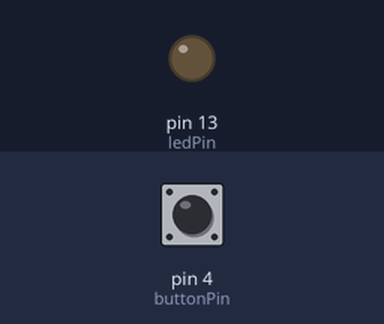
Bench run of a sketch on a simulated Arduino Uno, built with avr-gcc and run on an emulated ATmega328P. Shown: output pins drawn as LEDs (lit = HIGH). Inputs (shaded band) come from the test bench; at power-on: pin 4 (buttonPin) LOW.

Above: at 1.2 s.
1.3 s: pin 4 (buttonPin) pulled HIGH for 0.15 s
At 1.37 s:
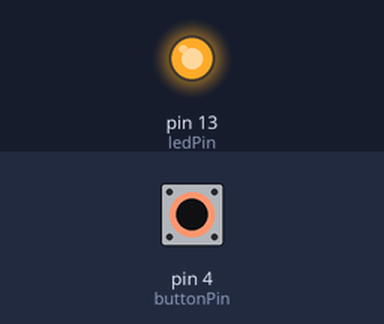
2.9 s: pin 4 (buttonPin) pulled HIGH for 3.2 s
At 7.2 s:
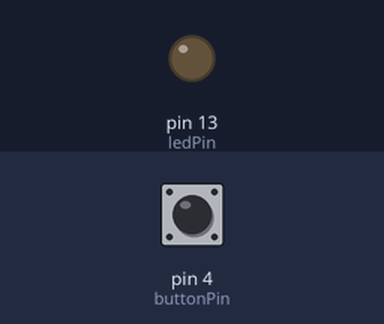
Timing chart, 0 to 8.7 s (numbered marks = the images above; inputs shaded):
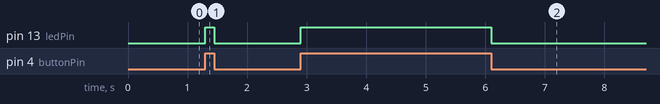

Measured:
- after the input at 1.3 s, pin 13 (ledPin): LOW → HIGH at once, → LOW 0.15 s later
- after the input at 2.9 s, pin 13 (ledPin): LOW → HIGH at once, → LOW 3.2 s later

The sketch:

18_button_read.ino
```cpp
const int buttonPin = 4;
const int ledPin =  13;

int buttonState = LOW;

void setup() {
  pinMode(ledPin, OUTPUT);
  pinMode(buttonPin, INPUT);
}

void loop() {
  buttonState = digitalRead(buttonPin);

  if (buttonState == HIGH) {
	digitalWrite(ledPin, HIGH);
  } else {
	digitalWrite(ledPin, LOW);
  }
}
```
